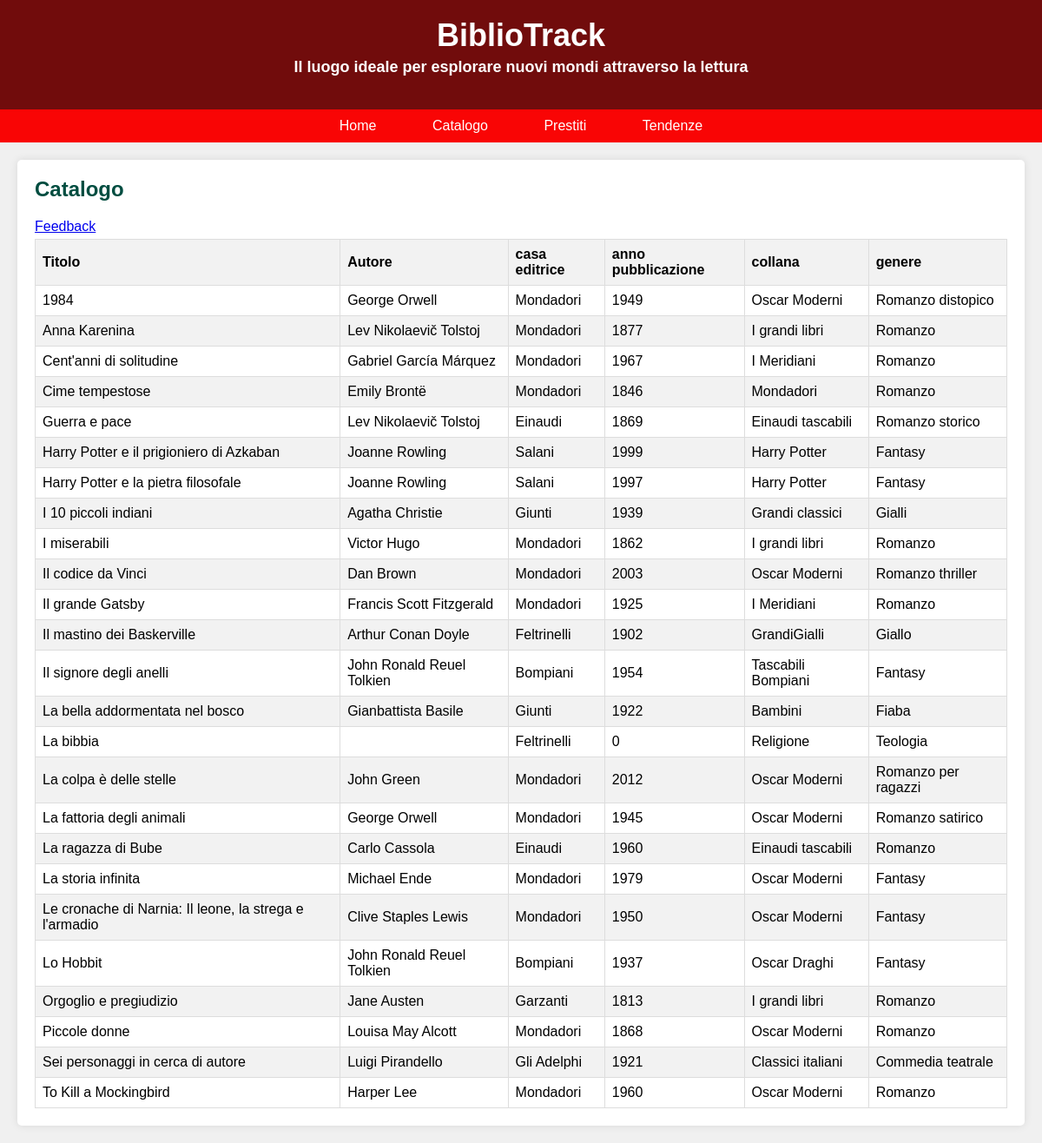
/catalogo.php, run on the app's committed database.
### tables this page shows
CREATE TABLE `libri` (
  `PK_Id_libro` int(11) NOT NULL,
  `Titolo` varchar(100) NOT NULL,
  `Autore` varchar(50) NOT NULL,
  `Casa_editrice` varchar(50) NOT NULL,
  `Anno_pubblicazione` int(4) DEFAULT NULL,
  `Collana` varchar(50) DEFAULT NULL,
  `Genere` varchar(50) DEFAULT NULL,
  `stato` tinyint(4) DEFAULT 0
);

### catalogo.php (the view, shortened to what this page needs)
<!DOCTYPE html>
<html lang="it">
<head>
</head>
<body>
    <header id="header">
        <h1>BiblioTrack</h1>
        <h3>Il luogo ideale per esplorare nuovi mondi attraverso la lettura</h3>
    </header>
    <nav>
        <a href="index.html">Home</a>
        <a href="catalogo.php">Catalogo</a>
        <a href="prestiti.html">Prestiti</a>
        <a href="tendenze.php">Tendenze</a>
    </nav>
    <div class="container">
        <div class="catalog-section">
            <h2>Catalogo</h2>
            <div style="margin-bottom:5px;"><a href="visualizza_feedback.php">Feedback</a></div>
            <table>
                <thead>
                    <tr>
                        <th>Titolo</th>
                        <th>Autore</th>
                        <th>casa editrice</th>
                        <th>anno pubblicazione</th>
                        <th>collana</th>
                        <th>genere</th>
                    </tr>
                </thead>
                <tbody>
                    <?php
                    $servername = "localhost";
                    $username = "root";
                    $password = "Ruozzi1234";
                    $dbname = "bibliotrack";
                    $conn = new mysqli($servername, $username, $password, $dbname);
                    $sql = "SELECT * FROM libri order by Titolo";
                    $result = $conn->query($sql);
                    if ($result->num_rows > 0) {
                        while($row = $result->fetch_assoc()) {
                            echo "<tr><td>".$row["Titolo"]."</td><td>".$row["Autore"]."</td><td>".$row["Casa_editrice"]."</td><td>".$row["Anno_pubblicazione"]."</td><td>".$row["Collana"]."</td><td>".$row["Genere"]."</td></tr>";
                        }
                    } else {
                        echo "<tr><td colspan='5'>Nessun prestito trovato</td></tr>";
                    }
                    ?>
                </tbody>
            </table>
        </div>
    </div>
</body>
</html>

### catalogo.php (style rules this page uses)
body { font-family: Arial, sans-serif; margin: 0; padding: 0; background-color: #f0f0f0; cursor: pointer; }
header { background-color: #710c0c; color: #fff; padding: 20px 0; text-align: center; cursor: pointer; }
header h1 { margin: 0; font-size: 36px; cursor:pointer; }
header h3 { margin-top: 5px; font-size: 18px; cursor:pointer; }
nav { background-color: #f90505; padding: 10px 0; text-align: center; }
nav a { color: #fff; text-decoration: none; padding: 10px 20px; margin: 0 10px; border-radius: 5px; transition: background-color 0.3s; }
.container { max-width: 1200px; margin: 20px auto; padding: 0 20px; }
.catalog-section { background-color: #fff; padding: 20px; border-radius: 5px; box-shadow: 0 0 10px rgba(0,0,0,0.1); }
.catalog-section h2 { margin-top: 0; color: #004d40; }
table { width: 100%; border-collapse: collapse; }
th, td { border: 1px solid #ddd; padding: 8px; text-align: left; }
th { background-color: #f2f2f2; }
tr:nth-child(even) { background-color: #f2f2f2; }

### data on the page
libri: Titolo "1984", Autore "George Orwell", Casa_editrice "Mondadori", Anno_pubblicazione "1949", Collana "Oscar Moderni", Genere "Romanzo distopico"
libri: Titolo "Anna Karenina", Autore "Lev Nikolaevič Tolstoj", Casa_editrice "Mondadori", Anno_pubblicazione "1877", Collana "I grandi libri", Genere "Romanzo"
libri: Titolo "Cent'anni di solitudine", Autore "Gabriel García Márquez", Casa_editrice "Mondadori", Anno_pubblicazione "1967", Collana "I Meridiani", Genere "Romanzo"
libri: Titolo "Cime tempestose", Autore "Emily Brontë", Casa_editrice "Mondadori", Anno_pubblicazione "1846", Collana "Mondadori", Genere "Romanzo"
libri: Titolo "Guerra e pace", Autore "Lev Nikolaevič Tolstoj", Casa_editrice "Einaudi", Anno_pubblicazione "1869", Collana "Einaudi tascabili", Genere "Romanzo storico"
libri: Titolo "Harry Potter e il prigioniero di Azkaban", Autore "Joanne Rowling", Casa_editrice "Salani", Anno_pubblicazione "1999", Collana "Harry Potter", Genere "Fantasy"
libri: Titolo "Harry Potter e la pietra filosofale", Autore "Joanne Rowling", Casa_editrice "Salani", Anno_pubblicazione "1997", Collana "Harry Potter", Genere "Fantasy"
libri: Titolo "I 10 piccoli indiani", Autore "Agatha Christie", Casa_editrice "Giunti", Anno_pubblicazione "1939", Collana "Grandi classici", Genere "Gialli"
libri: Titolo "I miserabili", Autore "Victor Hugo", Casa_editrice "Mondadori", Anno_pubblicazione "1862", Collana "I grandi libri", Genere "Romanzo"
libri: Titolo "Il codice da Vinci", Autore "Dan Brown", Casa_editrice "Mondadori", Anno_pubblicazione "2003", Collana "Oscar Moderni", Genere "Romanzo thriller"
libri: Titolo "Il grande Gatsby", Autore "Francis Scott Fitzgerald", Casa_editrice "Mondadori", Anno_pubblicazione "1925", Collana "I Meridiani", Genere "Romanzo"
libri: Titolo "Il mastino dei Baskerville", Autore "Arthur Conan Doyle", Casa_editrice "Feltrinelli", Anno_pubblicazione "1902", Collana "GrandiGialli", Genere "Giallo"
libri: Titolo "Il signore degli anelli", Autore "John Ronald Reuel Tolkien", Casa_editrice "Bompiani", Anno_pubblicazione "1954", Collana "Tascabili Bompiani", Genere "Fantasy"
libri: Titolo "La bella addormentata nel bosco", Autore "Gianbattista Basile", Casa_editrice "Giunti", Anno_pubblicazione "1922", Collana "Bambini", Genere "Fiaba"
libri: Titolo "La bibbia", Casa_editrice "Feltrinelli", Anno_pubblicazione "0", Collana "Religione", Genere "Teologia"
libri: Titolo "La colpa è delle stelle", Autore "John Green", Casa_editrice "Mondadori", Anno_pubblicazione "2012", Collana "Oscar Moderni", Genere "Romanzo per ragazzi"
libri: Titolo "La fattoria degli animali", Autore "George Orwell", Casa_editrice "Mondadori", Anno_pubblicazione "1945", Collana "Oscar Moderni", Genere "Romanzo satirico"
libri: Titolo "La ragazza di Bube", Autore "Carlo Cassola", Casa_editrice "Einaudi", Anno_pubblicazione "1960", Collana "Einaudi tascabili", Genere "Romanzo"
libri: Titolo "La storia infinita", Autore "Michael Ende", Casa_editrice "Mondadori", Anno_pubblicazione "1979", Collana "Oscar Moderni", Genere "Fantasy"
libri: Titolo "Le cronache di Narnia: Il leone, la strega e l'armadio", Autore "Clive Staples Lewis", Casa_editrice "Mondadori", Anno_pubblicazione "1950", Collana "Oscar Moderni", Genere "Fantasy"
libri: Titolo "Lo Hobbit", Autore "John Ronald Reuel Tolkien", Casa_editrice "Bompiani", Anno_pubblicazione "1937", Collana "Oscar Draghi", Genere "Fantasy"
libri: Titolo "Orgoglio e pregiudizio", Autore "Jane Austen", Casa_editrice "Garzanti", Anno_pubblicazione "1813", Collana "I grandi libri", Genere "Romanzo"
libri: Titolo "Piccole donne", Autore "Louisa May Alcott", Casa_editrice "Mondadori", Anno_pubblicazione "1868", Collana "Oscar Moderni", Genere "Romanzo"
libri: Titolo "Sei personaggi in cerca di autore", Autore "Luigi Pirandello", Casa_editrice "Gli Adelphi", Anno_pubblicazione "1921", Collana "Classici italiani", Genere "Commedia teatrale"
libri: Titolo "To Kill a Mockingbird", Autore "Harper Lee", Casa_editrice "Mondadori", Anno_pubblicazione "1960", Collana "Oscar Moderni", Genere "Romanzo"
